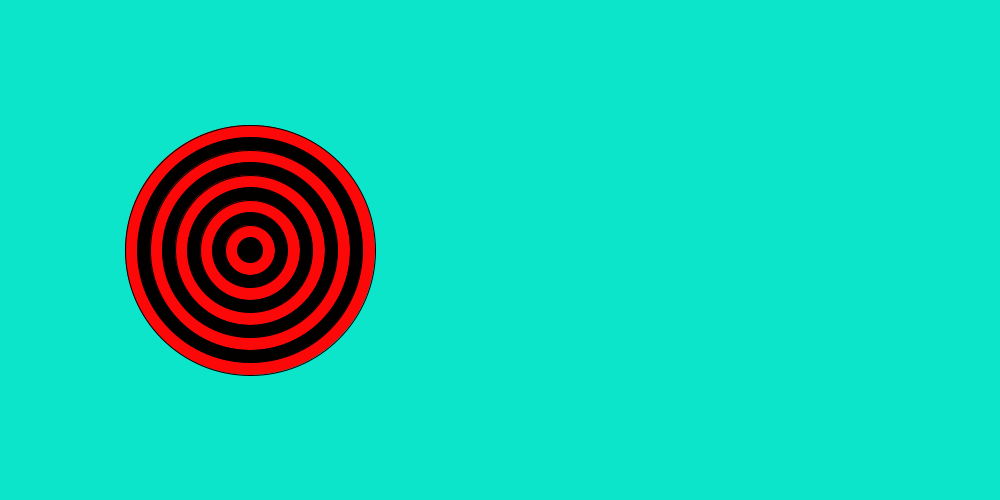
Frame 1 (no input)
Frame 60 (the mouse pressed at the canvas centre just before this capture): identical to frame 1, image omitted
Frame 120 (the mouse held since frame 60 and released just before this capture): identical to frame 1, image omitted

The Processing sketch that drew this single still picture (run headless with seeded random() and noise(); from frame 60 on, the mouse is pressed at the canvas centre):

// Processing sketch: sketch_190519b
// ── sketch_190519b.pde
 int x = 250;
int y = 250;
int y1 = 500;

 void setup(){
      size(1000,500);  
background(#0CE5CA);

for(int i=12; i>1;i--) {
if(i%2==0){
  fill(#FC0808);
  ellipse (250,250,x,y);  
}
else{
 fill(#030000);
  ellipse (250,250,x,y);  
  
}
x-=25;
y-=25;
}
 }
void draw(){
}
